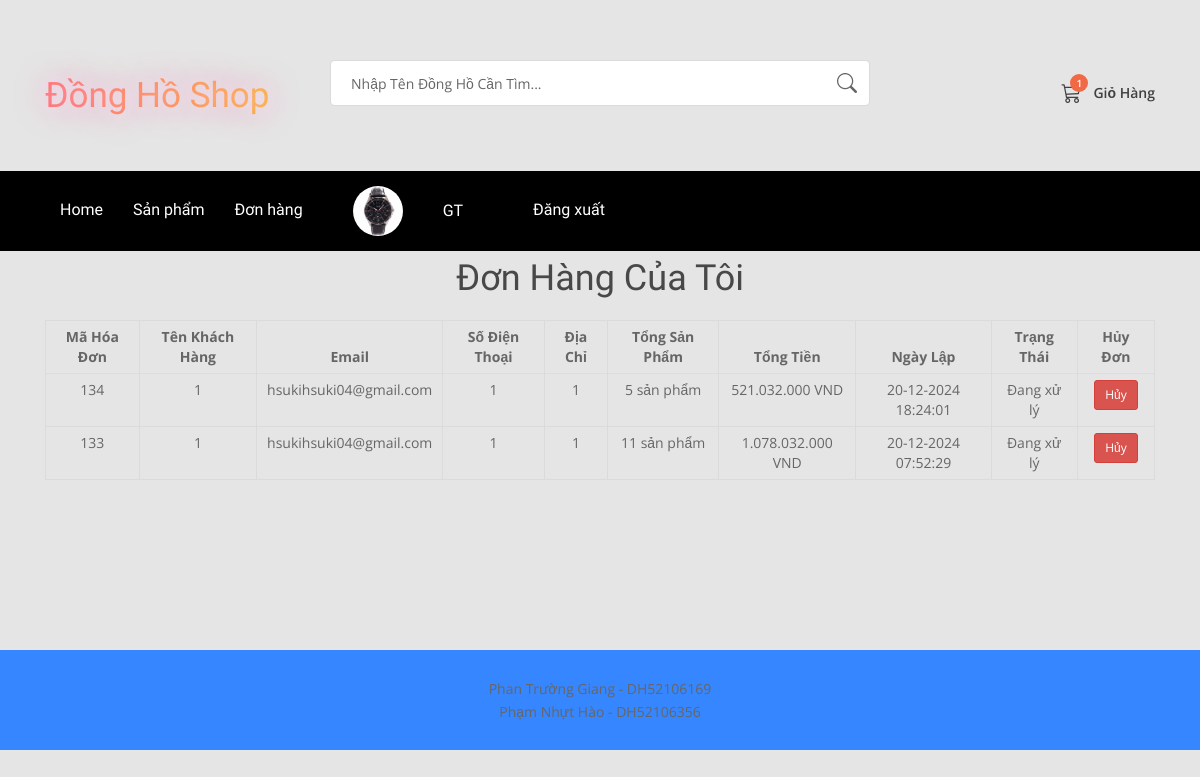
Screenshot of /php/donhang.php (signed in) with the database file from the repository.
### tables this page shows
CREATE TABLE IF NOT EXISTS `hoadon` (
  `mahd` int NOT NULL AUTO_INCREMENT,
  `tenkh` varchar(255) NOT NULL,
  `emailkh` varchar(255) NOT NULL,
  `sdt` varchar(10) NOT NULL,
  `diachi` varchar(250) NOT NULL,
  `tongsoluong` decimal(10,0) NOT NULL,
  `tongtienhd` decimal(30,0) NOT NULL,
  `ngaylaphd` datetime NOT NULL,
  `trangthai` varchar(20) NOT NULL,
  PRIMARY KEY (`mahd`)
);

### php/donhang.php (the view, shortened to what this page needs)
<?php
$pdo = connectDB();
$sql_hoadon = "
    SELECT h.*, SUM(ch.soluongsp) as tongsoluong, SUM(ch.tongtien) + 32000 as tongtienhd
    FROM hoadon h
    LEFT JOIN chitiet_hoadon ch ON h.mahd = ch.mahd
    INNER JOIN giohang g ON h.mahd = ch.mahd
    WHERE g.id_taikhoan = ?
    GROUP BY h.mahd
    ORDER BY h.ngaylaphd DESC
";
$stmt_hoadon = $pdo->prepare($sql_hoadon);
$stmt_hoadon->execute([$_SESSION['id_taikhoan']]);
$hoadon_list = $stmt_hoadon->fetchAll(PDO::FETCH_ASSOC);
?>
<!DOCTYPE html>
<html lang="vi">
<head>
    <link rel="stylesheet" href="https://maxcdn.bootstrapcdn.com/bootstrap/4.0.0/css/bootstrap.min.css">
    <link rel="stylesheet" href="../assets/css/giohang.css">
    <link rel="stylesheet" href="../assets/style/lamdep.css">
    <link rel="stylesheet" href="../assets/css/responsive.css">
    <link rel="stylesheet" href="../assets/style/footer.css">
    <link rel="stylesheet" href="../assets/css/bootstrap.min.css">
    <link rel="stylesheet" href="../assets/css/normalize.css">
    <link rel="stylesheet" href="../assets/css/font-awesome.min.css">
    <link rel="stylesheet" href="../assets/css/icomoon.css">
    <link rel="stylesheet" href="../assets/css/jquery-ui.css">
    <link rel="stylesheet" href="../assets/css/owl.carousel.css">
    <link rel="stylesheet" href="../assets/css/transitions.css">
    <link rel="stylesheet" href="../assets/css/main.css">
    <link rel="stylesheet" href="../assets/css/color.css">
    <link rel="stylesheet" href="https://cdn.jsdelivr.net/npm/bootstrap-icons@1.11.3/font/bootstrap-icons.min.css">
</head>
<body>
<?php include '../include/header.php' ?>
<div class="container mt-5">
    <h2 class="text-center">Đơn hàng của tôi</h2>
    <table class="table mt-4">
        <thead>
            <tr>
                <th>Mã Hóa Đơn</th>
                <th>Tên Khách Hàng</th>
                <th>Email</th>
                <th>Số Điện Thoại</th>
                <th>Địa Chỉ</th>
                <th>Tổng Sản Phẩm</th>
                <th>Tổng Tiền</th>
                <th>Ngày Lập</th>
                <th>Trạng Thái</th>
                <th>Hủy Đơn</th>
            </tr>
        </thead>
        <tbody>
            <?php foreach ($hoadon_list as $hoadon): ?>
                <tr>
                    <td><?php echo htmlspecialchars($hoadon['mahd']); ?></td>
                    <td><?php echo htmlspecialchars($hoadon['tenkh']); ?></td>
                    <td><?php echo htmlspecialchars($hoadon['emailkh']); ?></td>
                    <td><?php echo htmlspecialchars($hoadon['sdt']); ?></td>
                    <td><?php echo htmlspecialchars($hoadon['diachi']); ?></td>
                    <td><?php echo htmlspecialchars($hoadon['tongsoluong']); ?> sản phẩm</td>
                    <td><?php echo number_format($hoadon['tongtienhd'], 0, ',', '.'); ?> VND</td>
                    <td><?php echo date('d-m-Y H:i:s', strtotime($hoadon['ngaylaphd'])); ?></td>
                    <td><?php echo htmlspecialchars($hoadon['trangthai']); ?></td>
                    <td>
                        <?php if ($hoadon['trangthai'] === 'Đang xử lý'): ?>
                            <form method="post">
                                <button type="submit" name="huydon" class="btn btn-danger btn-sm">Hủy</button>
                            </form>
                        <?php else: ?>
                            <span>Không thể hủy</span>
                        <?php endif; ?>
                    </td>
                </tr>
            <?php endforeach; ?>
        </tbody>
    </table>
</div>
</body>
<?php include '../include/footer.php'; ?>
</html>

### assets/style/lamdep.css (style rules this page uses)
body { background-color:rgb(229, 229, 229); }

### assets/css/transitions.css (style rules this page uses)
*:after, *:before, p a, a, button.tg-btn, .tg-socialicons li a, .tg-roundicontext, .tg-roundicontext .tg-usericonholder, .tg-themedropdownmenu, .sub-menu, .mega-menu, .tg-themetabnav li a, .tg-themetabcontent, .tg-featureimg, .tg-bookimg, .tg-backcover, .owl-prev, .owl-next, .tg-postbook, .tg-author figure, .tg-author figure a, .tg-author figure a img, .tg-post figure, .tg-post figure a, .tg-post figure a img, textarea, .tg-widget ul li figure, .tg-widgetinstagram ul li figure, .tg-widgetinstagram ul li figure figcaption, .tg-quantityholder .minus, .tg-quantityholder .plus, .tg-alsoavailable figure figcaption ul li span, .tg-prevpost figure, .tg-nextpost figure, .tg-comments li .tg-authorbox, .tg-comments li .tg-authorbox .tg-bottomarrow, .tg-bookimg, .tg-hovercontent .tg-description { -webkit-transition: all 300ms ease-in-out; -moz-transition: all 300ms ease-in-out; -ms-transition: all 300ms ease-in-out; -o-transition: all 300ms ease-in-out; transition: all 300ms ease-in-out; }

### rows the page displays
hoadon: mahd "134", tenkh "1", emailkh "hsukihsuki04@gmail.com", sdt "1", diachi "1", tongsoluong "5", tongtienhd "521.032.000", ngaylaphd "20-12-2024 18:24:01", trangthai "Đang xử lý"
hoadon: mahd "133", tenkh "1", emailkh "hsukihsuki04@gmail.com", sdt "1", diachi "1", tongsoluong "11", tongtienhd "1.078.032.000", ngaylaphd "20-12-2024 07:52:29", trangthai "Đang xử lý"

### other values shown
$cart_count "1"
$_SESSION['user']['name'] "GT"
